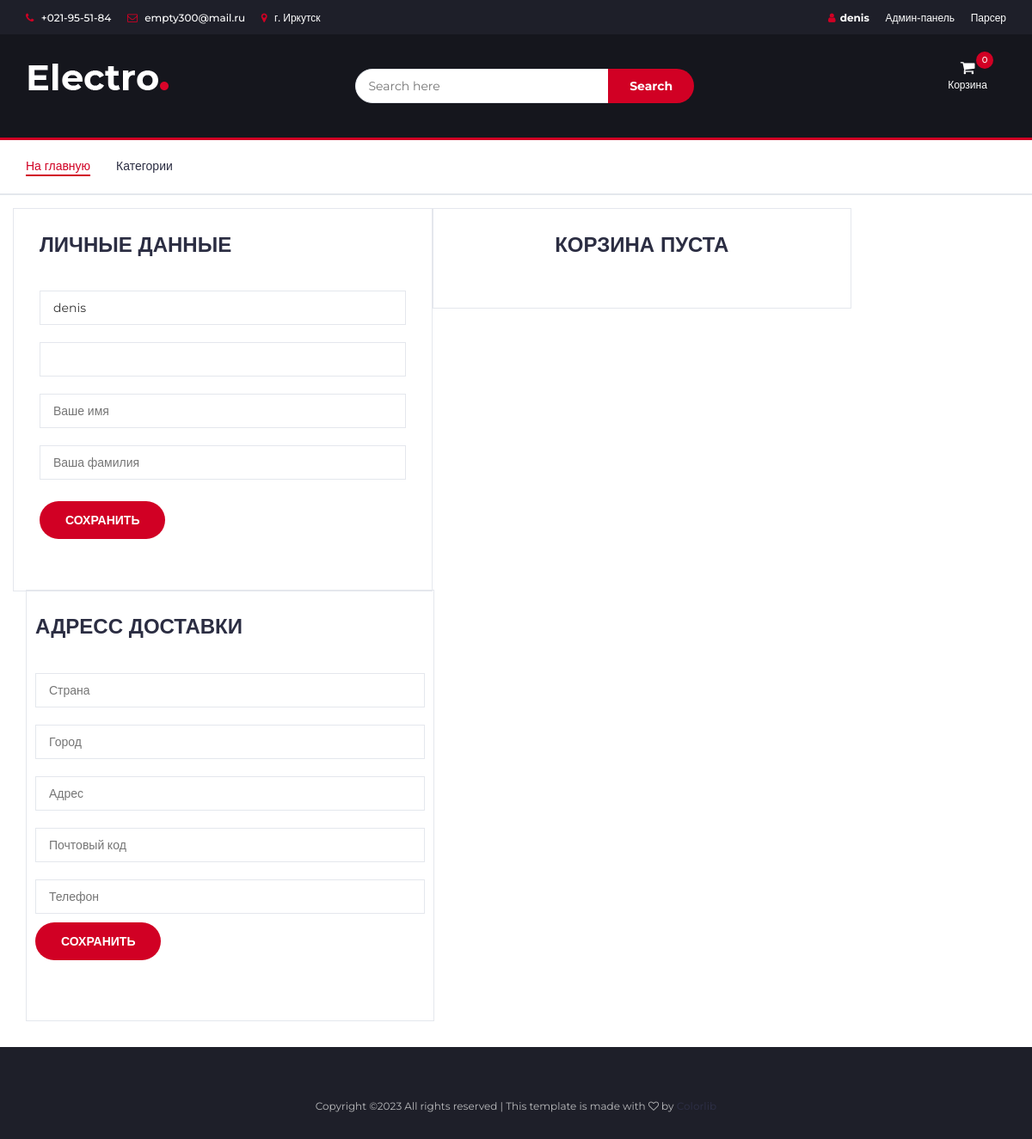
Before: /users/profile/1/ (signed in) with the older database file.
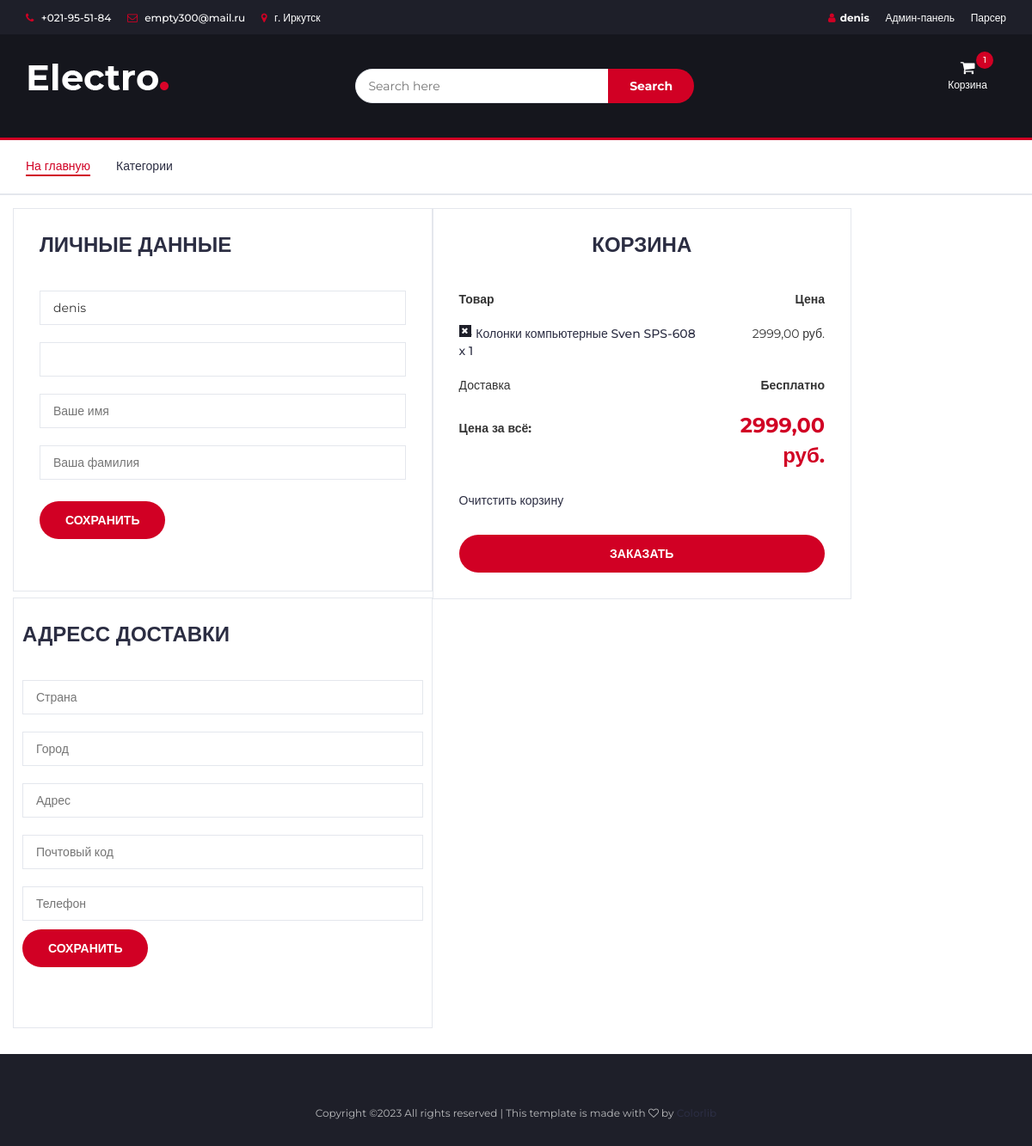
After: the same page with the newer database file.
### users/models.py (models this page shows)
class User(AbstractUser):
    country = models.CharField(max_length=256, null=True, blank=True)
    city = models.CharField(max_length=256, null=True, blank=True)
    address = models.CharField(max_length=256, null=True, blank=True)
    zipcode = models.IntegerField(null=True, blank=True)
    telephone = models.CharField(max_length=256, null=True, blank=True)
    is_verified_email = models.BooleanField(default=False)

### products/models.py (models this page shows, shortened)
class Basket(models.Model):
    user = models.ForeignKey(to=User, on_delete=models.CASCADE)
    product = models.ForeignKey(to=Product, on_delete=models.CASCADE)
    quantity = models.PositiveSmallIntegerField(default=0)
    created_timestamp = models.DateTimeField(auto_now_add=True)
    objects = BasketQuerySet.as_manager()
    color = models.CharField(max_length=100, blank=True)
    def sum(self):
        if self.product.price_now:
            return self.product.price_now * self.quantity
        else:
            return self.product.price_old * self.quantity

class Product(models.Model):
    name = models.CharField(
        max_length=256,
        verbose_name='Наименование')
    specifications = models.TextField(
        verbose_name='Характеристики',
        blank=True
    )
    price_now = models.DecimalField(
        verbose_name='Текущая цена',
        max_digits=8,
        decimal_places=2,
        default=0,
        null=True,
    )
    price_old = models.DecimalField(
        verbose_name='Предыдущая цена',
        max_digits=8,
        decimal_places=2,
        default=0
    )
    quantity = models.PositiveIntegerField(
        verbose_name='Количество на складе',
        default=0
    )
    image1 = models.URLField(
        max_length=256,
        null=True,
    )
    image2 = models.URLField(
        max_length=256,
        null=True,
    )
    image3 = models.URLField(
        max_length=256,
        null=True,
    )
    category = models.ForeignKey(
        to=ProductCategory,
        on_delete=models.CASCADE,
        verbose_name="Категория",
    )
    slug = models.SlugField(
        max_length=255,
        unique=True,
        db_index=True,
        verbose_name="URL"
    )
    short_description = models.CharField(
        verbose_name='Краткое описание',
        max_length=1000,
        blank=True,
        null = True,
    )
    description = models.TextField(
        verbose_name='Полное описание',
        blank=True,
        null=True,
    )
    colors = models.CharField(
        verbose_name='Цвета',
        max_length=100,
        blank=True
    )
    discount = models.DecimalField(
        verbose_name='Скидка',
        blank=True,
        null=True,
        max_digits=8,
        decimal_places=0,
    )
    brand = models.CharField(
        verbose_name='Бренд',
        max_length=255,
        blank=True,
        null=True,
    )

### users/views.py (the view, shortened to what this page needs)
# urls.py: path('profile/<int:pk>/', login_required(UserProfileView.as_view()), name='profile'),
class UserProfileView(UpdateView):
    model = User
    form_class = UserProfileForm
    template_name = 'users/profile.html'
    title = 'Store - Профиль'
    def get_context_data(self, **kwargs):
        context = super(UserProfileView, self).get_context_data()
        context['baskets'] = Basket.objects.filter(user=self.object)
        return context

### products/models.py (called while the page is built)
    def total_sum(self):
        return sum(basket.sum() for basket in self)

    def total_quantity(self):
        return sum(basket.quantity for basket in self)

### users/templates/users/profile.html (shortened to what this page needs)
{% extends 'products/base.html' %}
{% load static %}
{%  block content %}
		<div class="section">
			<div class="container">
				<div class="row">
					<div class="col-md-5 order-details">
						<div class="billing-details">
							<div class="section-title">
								<h3 class="title">Личные данные</h3>
							</div>
                            <form action="{% url 'users:profile' user.id %}" method="post" enctype="multipart/form-data">
                                <div class="form-group">
                                    {{ form.username }}
                                    {{ form.email }}
                                    {{ form.first_name }}
                                    {{ form.last_name }}
                                    </div>
                                    <button class="primary-btn cta-btn">Сохранить</button>
                                </form></div></div>
                            {% include 'products/basket.html' %}
                        <form action="{% url 'users:profile' user.id %}" method="post" enctype="multipart/form-data">
                            <div class="col-md-5 order-details1">
                                <div class="billing-details">
                                    <div class="section-title">
                                        <h3 class="title">Адресс доставки</h3>
                                    </div>
                                    {{ form.country }}
                                    {{ form.city }}
                                    {{ form.address }}
                                    {{ form.zipcode }}
                                    {{ form.telephone }}
                                <button class="primary-btn cta-btn">Сохранить</button>
                                </div>
                            </div>
                        </form>
				</div>
			</div>
		</div>
{% endblock %}

### products/templates/products/base.html (shortened to what this page needs)
{% load static %}
<!DOCTYPE html>
<html lang="en">
	<head>
 		<link type="text/css" rel="stylesheet" href="{% static 'css/bootstrap.min.css' %}"/>
 		<link type="text/css" rel="stylesheet" href="{% static 'css/slick.css' %}"/>
 		<link type="text/css" rel="stylesheet" href="{% static 'css/slick-theme.css' %}"/>
 		<link type="text/css" rel="stylesheet" href="{% static 'css/nouislider.min.css' %}"/>
 		<link rel="stylesheet" href="{% static 'css/font-awesome.min.css' %}">
 		<link type="text/css" rel="stylesheet" href="{% static 'css/style.css' %}"/>
    </head>
	<body>
		<header>
			<div id="top-header">
				<div class="container">
					<ul class="header-links pull-left">
						<li><a href="#"><i class="fa fa-phone"></i> +021-95-51-84</a></li>
						<li><a href="#"><i class="fa fa-envelope-o"></i> empty300@mail.ru</a></li>
						<li><a href="#"><i class="fa fa-map-marker"></i> г. Иркутск</a></li>
					</ul>
					<ul class="header-links pull-right">
                        {% if user.is_authenticated %}
						<li><div class="dropdown">
                                <a href="{% url 'users:profile' user.id %}"><i class="fa fa-user"></i><strong>{{ user.username }}</strong></a>
                            </div>
                        </li>
                            {% if user.is_superuser %}
                            <li><a class="dropdown-item" href="{% url 'admin:index' %}">Админ-панель</a></li>
                            <li><a class="dropdown-item" href="{% url 'products:scrap' %}">Парсер</a></li>
                            {% endif %}
                        {% else %}
                        <li><a href="{% url 'users:login' %}"><i class="fa fa-user"></i>Войти</a></li>
                        <li><a href="{% url 'users:registration' %}"><i class="fa fa-user-plus"></i>Регистрация</a></li>
                        {% endif %}
					</ul>
				</div>
			</div>
			<div id="header">
				<div class="container">
					<div class="row">
						<div class="col-md-3">
							<div class="header-logo">
								<a href="{% url 'index'  %}" class="logo">
									<img src="{% static '/img/logo.png' %}" alt="">
								</a>
							</div>
						</div>
						<div class="col-md-6">
							<div class="header-search">
								<form action="{% url 'products:index' %}" method="get" id="form1" name="theForm">
									<input class="input1" placeholder="Search here" name="Search">
                                    <button class="search-btn" onclick="this.form.submit()">Search</button>
								</form>
							</div>
						</div>
						<div class="col-md-3 clearfix">
							<div class="header-ctn">
								<div class="dropdown">
                                {% if user.is_authenticated %}
									<a class="dropdown-toggle" data-toggle="dropdown" aria-expanded="true">
										<i class="fa fa-shopping-cart"></i>
										<span>Корзина</span>
										<div class="qty">{{ baskets.total_quantity}}</div>
									</a>
                                    {% if baskets %}
                                        </div>
                                {%  endif %}
                            {% endif %}
							</div>
						</div>
					</div>
				</div>
			</div>
		</header>
		<nav id="navigation">
			<div class="container">
				<div id="responsive-nav">
					<ul class="main-nav nav navbar-nav">
						<li class="active"><a href="{% url 'index'  %}">На главную</a></li>
						<li><a href="{% url 'products:index'  %}">Категории</a></li>
					</ul>
				</div>
			</div>
		</nav>
        {%  block content %}    {% endblock %}
		<footer id="footer">
			<div id="bottom-footer" class="section">
				<div class="container">
					<div class="row">
						<div class="col-md-12 text-center">
							<span class="copyright">
								Copyright &copy;<script>document.write(new Date().getFullYear());</script> All rights reserved | This template is made with <i class="fa fa-heart-o" aria-hidden="true"></i> by <a href="https://colorlib.com" target="_blank">Colorlib</a>
							</span>
						</div>
					</div>
				</div>
			</div>
		</footer>
	</body>
</html>

### products/templates/products/basket.html
{% if baskets %}
    <div class="col-md-5 order-details">
    <div class="section-title text-center">
        <h3 class="title">Корзина</h3>
    </div>
    <div class="order-summary">
        <div class="order-col">
            <div><strong>Товар</strong></div>
            <div><strong>Цена</strong></div>
        </div>
        <div class="order-products">
            {% for basket in baskets %}
                <div class="order-col">
                    <div><div class="product-widget"><a class="delete" href="{% url 'products:basket_remove' basket.id %}">
                        <i class="fa fa-close"></i></a></div> ---<a href="{% url 'products:product' basket.product.slug %}">
                        {{ basket.product.name }} x {{ basket.quantity }} {{ basket.color }}</a></div>
                    <div>{{ basket.sum }} руб.</div>
                </div>
            {% endfor %}
        </div>
        <div class="order-col">
            <div>Доставка</div>
            <div><strong>Бесплатно</strong></div>
        </div>
        <div class="order-col">
            <div><strong>Цена за всё:</strong></div>
            <div><strong class="order-total">{{ baskets.total_sum }} руб.</strong></div>
        </div>
    </div>
    <a href="{% url 'products:basket_remove_all' %}" >Очитстить корзину</a>
    <a href="#" class="primary-btn order-submit">Заказать</a>
</div>
{% else %}
    <div class="col-md-5 order-details">
    <div class="section-title text-center">
        <h3 class="title">Корзина пуста</h3>
    </div></div></div>
{% endif %}

Changed rows visible on the page:
added Basket: total_quantity "1", product.name "Колонки компьютерные Sven SPS-608", quantity "1", sum "2999,00", total_sum "2999,00"
Other visible differences:
{{ baskets.total_quantity }}: "0" → (not shown)
text no longer shown: "КОРЗИНА ПУСТА"
text now shown: "КОРЗИНА Товар Цена Доставка Бесплатно Цена за всё: руб. Очитстить корзину ЗАКАЗАТЬ"
